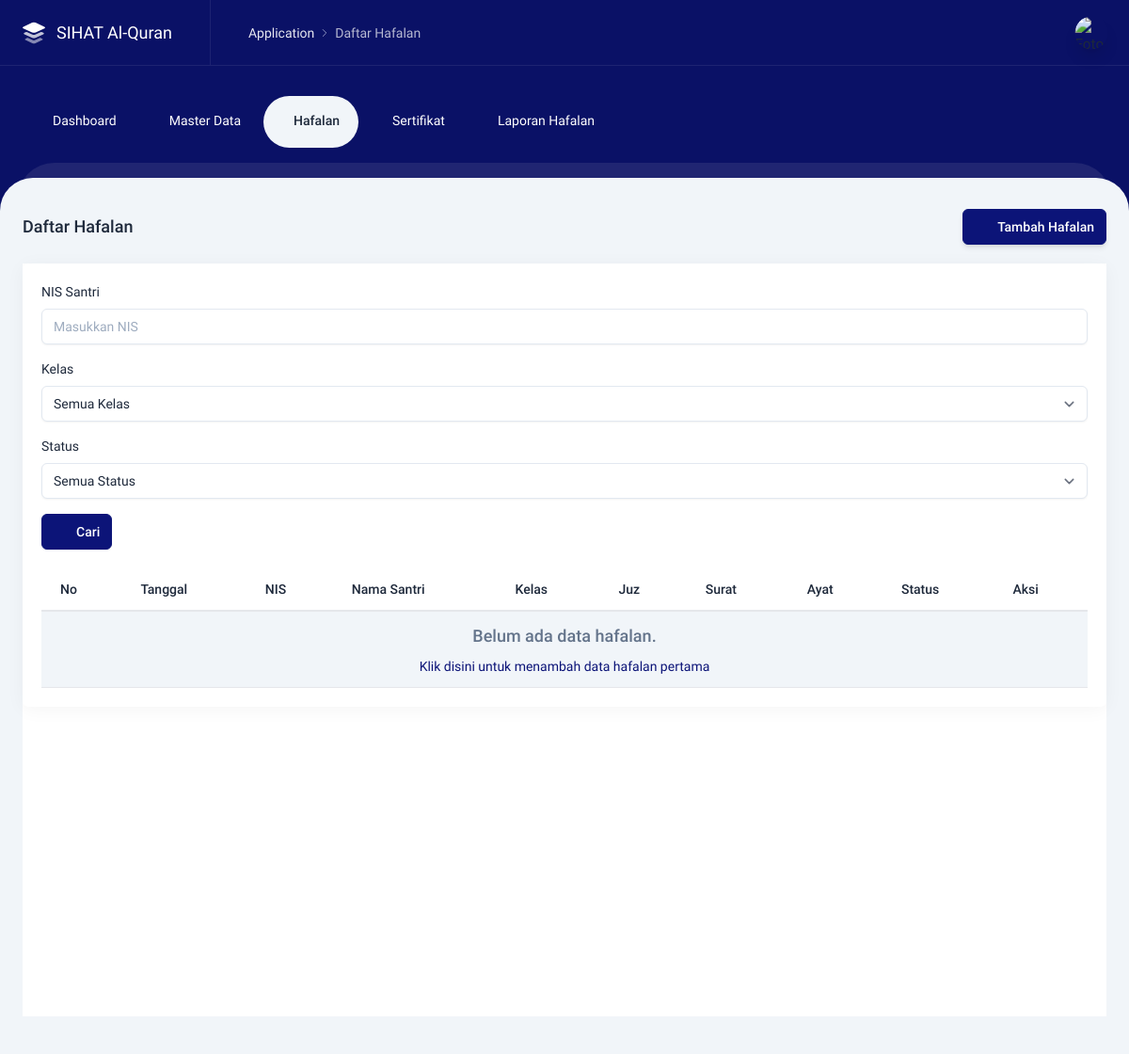
The page /admin/daftar-hafalan.php (signed in) on the database as committed earlier.
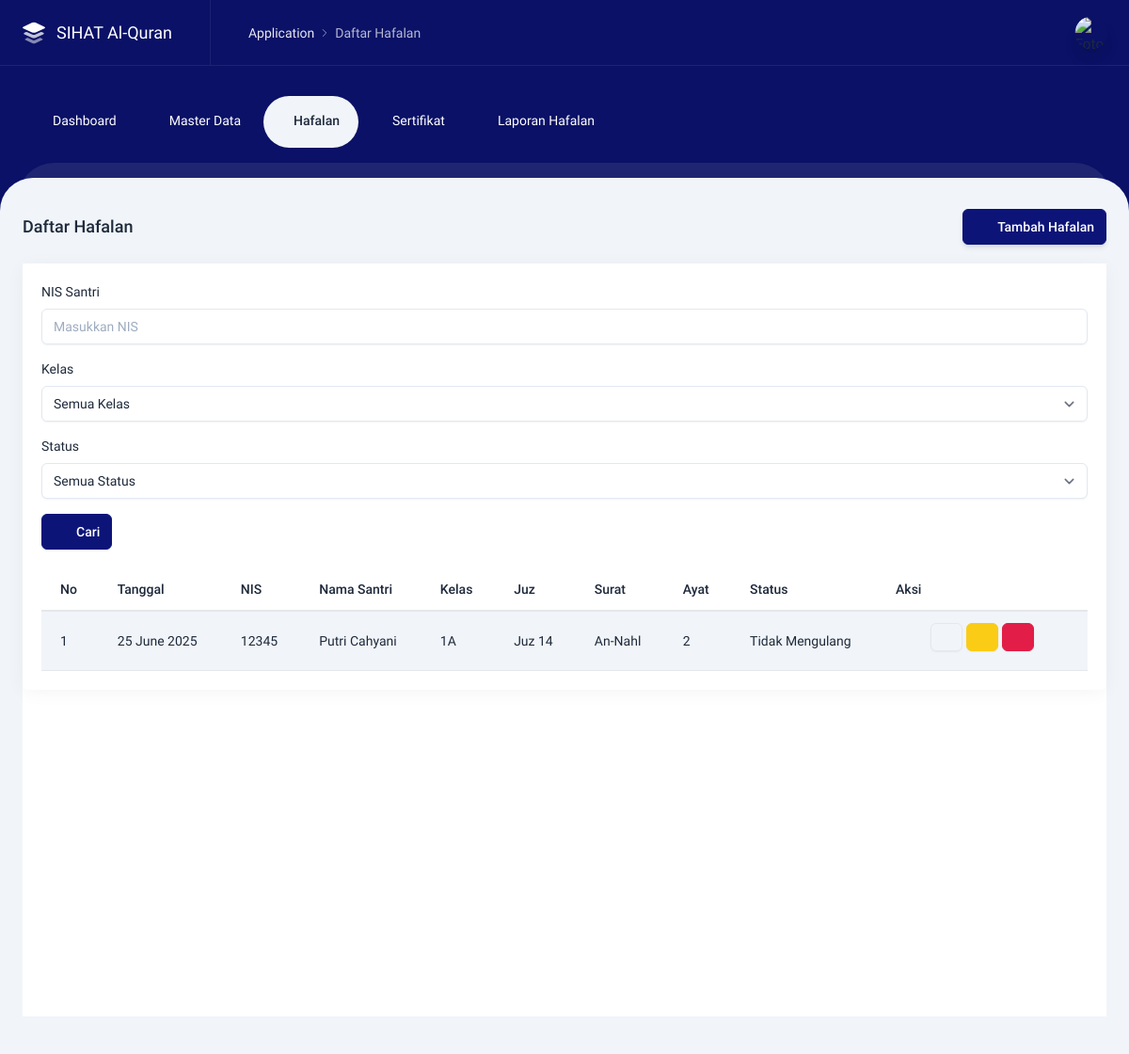
The same page on the database as committed later.
### tables this page shows
CREATE TABLE `tb_hafalan_baru` (
  `id` int NOT NULL,
  `id_santri` int NOT NULL,
  `id_kelas` int NOT NULL,
  `tanggal` varchar(15) NOT NULL,
  `juz` varchar(100) NOT NULL,
  `surat` varchar(100) NOT NULL,
  `ayat` varchar(100) NOT NULL,
  `status` enum('Mengulang','Tidak Mengulang') DEFAULT 'Tidak Mengulang',
  `created_at` varchar(100) NOT NULL,
  `updated_at` varchar(100) NOT NULL
);

CREATE TABLE `tb_santri` (
  `id` bigint UNSIGNED NOT NULL,
  `nis` varchar(20) NOT NULL,
  `kelas` varchar(255) NOT NULL,
  `nama` varchar(255) NOT NULL,
  `tempatlahir` varchar(255) NOT NULL,
  `tanggallahir` varchar(255) NOT NULL,
  `nama_ortu` varchar(255) NOT NULL,
  `email_ortu` varchar(20) NOT NULL,
  `alamat` varchar(255) NOT NULL,
  `created_at` varchar(40) DEFAULT NULL,
  `updated_at` varchar(40) DEFAULT NULL
);

CREATE TABLE `tb_kelas` (
  `id` bigint UNSIGNED NOT NULL,
  `nama_kelas` varchar(255) DEFAULT NULL,
  `wali_kelas` varchar(255) DEFAULT NULL,
  `created_at` timestamp NULL DEFAULT NULL,
  `updated_at` timestamp NULL DEFAULT NULL
);

### admin/daftar-hafalan.php (the view, shortened to what the changed rows need)
<?php
$title = 'Daftar Hafalan';
include 'layouts/header.php';
include 'layouts/navbar.php';
$nisFilter = $_GET['nis'] ?? '';
$kelasFilter = $_GET['kelas'] ?? '';
$statusFilter = $_GET['status'] ?? '';
?>
<div class="content content--top-nav">
  <div class="intro-y flex flex-col sm:flex-row items-center mt-8">
    <h2 class="text-lg font-medium mr-auto"><?= $title ?></h2>
  </div>
  <div class="min-h-screen bg-white col-span-12">
    <div class="intro-y box mt-5">
      <div class="overflow-x-auto">
        <div class="p-5">
          <div class="grid grid-cols-12 gap-x-5">
            <div class="col-span-12">
              <table id="hafalanTable" class="display table table-striped">
                <thead>
                  <tr>
                    <th>No</th>
                    <th>Tanggal</th>
                    <th>NIS</th>
                    <th>Nama Santri</th>
                    <th>Kelas</th>
                    <th>Juz</th>
                    <th>Surat</th>
                    <th>Ayat</th>
                    <th>Status</th>
                    <th>Aksi</th>
                  </tr>
                </thead>
                <tbody>
                  <?php
                  $nomor_urut = 1;
                  $hasil = null;
                  $base_query = "SELECT h.*, s.nis, s.nama, k.nama_kelas as kelas
                                FROM tb_hafalan_baru h
                                INNER JOIN tb_santri s ON h.id_santri = s.id
                                INNER JOIN tb_kelas k ON h.id_kelas = k.id";
                  $base_query .= " ORDER BY h.updated_at DESC, h.tanggal DESC";
                  if ($stmt = mysqli_prepare($koneksi, $base_query)) {
                    mysqli_stmt_execute($stmt);
                    $hasil = mysqli_stmt_get_result($stmt);
                  } else {
                    echo "<tr><td colspan='10' class='text-center text-danger'>Error preparing statement: " . mysqli_error($koneksi) . "</td></tr>";
                  }
                  if (!empty($hasil) && mysqli_num_rows($hasil) > 0):
                    while ($data = mysqli_fetch_assoc($hasil)):
                  ?>
                  <tr>
                    <td><?= $nomor_urut++ ?></td>
                    <td><?= !empty($data['tanggal']) ? date('d F Y', strtotime($data['tanggal'])) : '-' ?></td>
                    <td><?= htmlspecialchars($data['nis'] ?? '-') ?></td>
                    <td><?= htmlspecialchars($data['nama'] ?? '-') ?></td>
                    <td><?= htmlspecialchars($data['kelas'] ?? '-') ?></td>
                    <td><?= htmlspecialchars($data['juz'] ?? '-') ?></td>
                    <td><?= htmlspecialchars($data['surat'] ?? '-') ?></td>
                    <td><?= htmlspecialchars($data['ayat'] ?? '-') ?></td>
                    <td>
                      <?php if (strtolower($data['status']) == 'tidak mengulang'): ?>
                        <span class="text-black">
                          Tidak Mengulang
                        </span>
                      <?php else: ?>
                        <span class="text-black">
                          Mengulang
                        </span>
                      <?php endif; ?>
                    </td>
                    <td class="table-report__action w-56">
                      <div class="flex justify-center items-center">
                        <a href="javascript:;" data-tw-toggle="modal" data-tw-target="#detail-hafalan<?= $data['id'] ?>" class="btn btn-info btn-sm mr-1 mb-2" title="Detail">
                          <i data-lucide="eye" class="w-4 h-4"></i>
                        </a>
                        <a href="javascript:;" data-tw-toggle="modal" data-tw-target="#edit-hafalanbaru<?= $data['id'] ?>" class="btn btn-warning btn-sm mr-1 mb-2" title="Edit">
                          <i data-lucide="edit" class="w-4 h-4"></i>
                        </a>
                        <a href="javascript:;" data-tw-toggle="modal" data-tw-target="#delete-modal-preview<?= $data['id']?>" class="btn btn-danger btn-sm mb-2" title="Hapus">
                          <i data-lucide="trash" class="w-4 h-4"></i>
                        </a>
                      </div>
                    </td>
                  </tr>
                  <?php
                    endwhile;
                  else:
                    $message = 'Belum ada data hafalan.';
                  ?>
                  <tr>
                    <td colspan="10" class="text-center text-slate-500 py-8">
                      <div class="text-lg font-medium mb-2"><?= $message ?></div>
                      <?php if (empty($nisFilter) && empty($kelasFilter) && empty($statusFilter)): ?>
                      <div class="text-sm">
                        <a href="hafalan-baru.php" class="text-primary">Klik disini untuk menambah data hafalan pertama</a>
                      </div>
                      <?php endif; ?>
                    </td>
                  </tr>
                  <?php endif; ?>
                </tbody>
              </table>
            </div>
          </div>
        </div>
      </div>
    </div>
  </div>
<?php
include 'layouts/footer.php';
?>

Rows that differ between the two databases and show on the page:
added tb_hafalan_baru: tanggal "25 June 2025", id_santri.nis "12345", id_santri.nama "Putri Cahyani", id_kelas.nama_kelas "1A", juz "Juz 14", surat "An-Nahl", ayat "2", status "Tidak Mengulang"
Other text that changed with them:
$message: "Belum ada data hafalan." → (not shown)
text no longer shown: "Klik disini untuk menambah data hafalan pertama"
